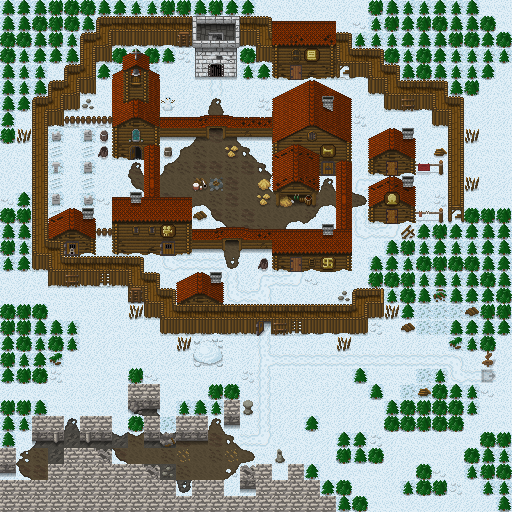

This game map was drawn from its Tiled (.tmx) file and the tilesets committed beside it. A one-line description and the trimmed map source follow:
An orthogonal 32x32 tile map with 16x16 px tiles, 6 tile layers (logic, base, deco, deco2, ...), 3 tilesets and 10 objects (9x mob, object).

<map version="1.0" tiledversion="2020.12.26" orientation="orthogonal" renderorder="left-up" width="32" height="32" tilewidth="16" tileheight="16" infinite="0" nextlayerid="11" nextobjectid="22">
 <tileset firstgid="1" source="tilesets/tiles_town_outside_winter.tsx" />
 <tileset firstgid="257" source="tilesets/tiles_town_inside.tsx" />
 <tileset firstgid="1281" source="tilesets/logic.tsx" />
 <layer id="1" name="logic" width="32" height="32" locked="1">
  <data>[1024 cells, 1024 non-empty, 4 distinct tile ids]</data>
 </layer>
 <objectgroup id="10" name="objects" locked="1">
  <object id="11" name="PortalGateReceiver" type="object" x="200" y="460">
   <point />
  </object>
  <object id="12" name="TownGuardNPC" type="mob" x="248" y="348">
   <point />
  </object>
  <object id="13" name="TownGuardNPC" type="mob" x="280" y="348">
   <point />
  </object>
  <object id="14" name="TownsfolkMovieNPC" type="mob" x="200" y="252">
   <point />
  </object>
  <object id="15" name="TownsfolkSilentNPC" type="mob" x="72" y="172">
   <point />
  </object>
  <object id="16" name="HealerNPC" type="mob" x="120" y="172">
   <point />
  </object>
  <object id="17" name="PlagueDoctorNPC" type="mob" x="232" y="188">
   <point />
  </object>
  <object id="18" name="TownsfolkNPC" type="mob" x="376" y="124">
   <point />
  </object>
  <object id="19" name="TownGuardNPC" type="mob" x="232" y="92">
   <point />
  </object>
  <object id="20" name="TownGuardNPC" type="mob" x="200" y="92">
   <point />
  </object>
 </objectgroup>
 <layer id="2" name="base" width="32" height="32" locked="1">
  <data>[1024 cells, 1021 non-empty, 20 distinct tile ids]</data>
 </layer>
 <layer id="3" name="deco" width="32" height="32" locked="1">
  <data>[1024 cells, 535 non-empty, 119 distinct tile ids]</data>
 </layer>
 <layer id="4" name="deco2" width="32" height="32" locked="1">
  <data>[1024 cells, 125 non-empty, 46 distinct tile ids]</data>
 </layer>
 <layer id="5" name="roof_base" width="32" height="32" locked="1">
  <data>[1024 cells, 67 non-empty, 24 distinct tile ids]</data>
 </layer>
 <layer id="6" name="roof_deco" width="32" height="32" locked="1">
  <data>[1024 cells, 7 non-empty, 2 distinct tile ids]</data>
 </layer>
</map>
